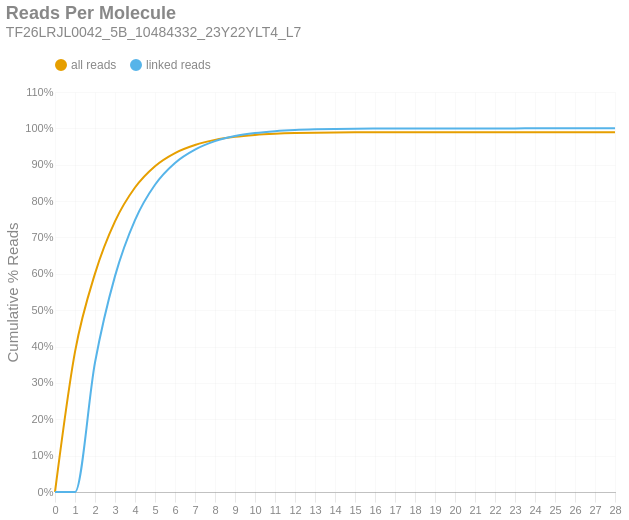

Notebook code for this chart:
### Markdown cell above
### Reads per Molecule
This chart shows the cumulative distribution of the number of reads per linked molecule. That is, how many alignments are associated with a unique molecule. This excludes the number of reads associated with invalid or absent linked-read barcodes. The `linked` histogram is the percentages recalculated when disregarding singletons.

### Code cell
if SKIPLR:
    print_html(f"Skipped")
else:
    counts = np.bincount(valids['reads'].cast(pl.Int64).to_numpy())
    weighted = counts * np.arange(len(counts))
    all_perc = weighted / n_reads
    linked_perc = weighted / n_linked_reads
    linked_perc[1] = 0
    binned_df = pl.DataFrame({
        'readsper': list(range(len(counts))),
        'all reads (cumsum)': np.cumsum(all_perc).tolist(),
        'linked reads (cumsum)': np.cumsum(linked_perc).tolist(),
    })

    with SafeRender(binned_df):
        (
            density_plot(binned_df, 'Reads Per Molecule', samplename, 'readspmol')
            .encode(
                x=alt.X('readsper:O', title=None).axis(labelAngle=0).scale(padding=0),
                y=alt.Y('value:Q', title='Cumulative % Reads').axis(format='%').stack(False),
                color=alt.Color("key:N").scale(domain=["all reads", "linked reads"]),
                tooltip=[
                    alt.Tooltip("key:N", title="Data Type"),
                    alt.Tooltip("readsper:O", title="Reads Per Molecule"),
                    alt.Tooltip("value:Q", format=".2%", title="% Reads (Cum.)")
                ]            
            )
        ).display()

### Figure 1 — Vega-Lite specification as saved in the notebook (floating-point values rounded to 4 significant figures)
{"width": "container", "height": 400, "config": {"title": {"anchor": "start", "dy": -15, "fontSize": 18, "color": "#888888", "subtitleColor": "#888888", "subtitleFontSize": 14}, "arc": {"fill": "#0072B2"}, "axis": {"domainColor": "#888888", "domainWidth": 0.5, "gridWidth": 0.2, "grid": false, "titleFontWeight": 400, "titleFontSize": 15, "labelFontSize": 11, "labelColor": "#888888", "tickColor": "#888888", "tickWidth": 0.2, "titleColor": "#888888"}, "axisBand": {"grid": false}, "axisX": {"grid": true, "tickSize": 10, "domainCap": "round"}, "axisY": {"domain": false, "grid": true, "tickSize": 0, "domainCap": "round"}, "background": "transparent", "header": {"labelFontSize": 15, "labelColor": "#888888", "titleFontSize": 15, "titleFontWeight": 600, "titleColor": "#888888"}, "legend": {"labelFont": "sans-serif", "labelFontSize": 12, "labelColor": "#888888", "symbolSize": 100, "symbolType": "circle", "titleFontSize": 12, "titlePadding": 10, "titleColor": "#888888", "title": null, "orient": "top"}, "range": {"category": ["#E69F00", "#56B4E9", "#009E73", "#F0E442", "#0072B2", "#D55E00", "#CC79A7", "#000000"], "diverging": ["#cfe8f3", "#a2d4ec", "#73bfe2", "#46abdb", "#1696d2", "#12719e"]}, "area": {"fill": "#0072B2", "fillOpacity": 0.7, "line": true, "strokeOpacity": 0.7}, "line": {"color": "#0072B2", "stroke": "#0072B2", "strokeWidth": 2}, "trail": {"color": "#0072B2", "stroke": "#0072B2", "strokeWidth": 0, "size": 1}, "point": {"filled": true, "fillOpacity": 1.0, "size": 95}, "text": {"color": "#888888", "fontSize": 11, "align": "right", "fontWeight": 400, "size": 11}, "bar": {"fill": "#0072B2", "stroke": null}, "view": {"stroke": null, "continuousWidth": 660, "continuousHeight": 400}}, "data": {"name": "data-491310a3cd71c178ed64a3461b8990b6"}, "mark": {"type": "line", "interpolate": "monotone", "point": {"opacity": 0, "size": 275}}, "encoding": {"color": {"field": "key", "scale": {"domain": ["all reads", "linked reads"]}, "type": "nominal"}, "tooltip": [{"field": "key", "title": "Data Type", "type": "nominal"}, {"field": "readsper", "title": "Reads Per Molecule", "type": "ordinal"}, {"field": "value", "format": ".2%", "title": "% Reads (Cum.)", "type": "quantitative"}], "x": {"axis": {"labelAngle": 0}, "field": "readsper", "scale": {"padding": 0}, "title": null, "type": "ordinal"}, "y": {"axis": {"format": "%"}, "field": "value", "stack": false, "title": "Cumulative % Reads", "type": "quantitative"}}, "params": [{"name": "param_c36ac31b6afebe62", "select": {"type": "point", "fields": ["key"]}, "bind": "legend"}], "title": {"text": "Reads Per Molecule", "subtitle": "TF26LRJL0042_5B_10484332_23Y22YLT4_L7"}, "transform": [{"fold": ["all reads (cumsum)", "linked reads (cumsum)"]}, {"calculate": "replace(datum.key, ' (cumsum)', '')", "as": "key"}, {"filter": {"param": "param_c36ac31b6afebe62"}}], "usermeta": {"embedOptions": {"downloadFileName": "TF26LRJL0042_5B_10484332_23Y22YLT4_L7.readspmol"}}, "$schema": "https://vega.github.io/schema/vega-lite/v6.4.1.json", "datasets": {"data-491310a3cd71c178ed64a3461b8990b6": [{"readsper": 0, "all reads (cumsum)": 0.0, "linked reads (cumsum)": 0.0}, {"readsper": 1, "all reads (cumsum)": 0.3854, "linked reads (cumsum)": 0.0}, {"readsper": 2, "all reads (cumsum)": 0.6005, "linked reads (cumsum)": 0.356}, {"readsper": 3, "all reads (cumsum)": 0.7441, "linked reads (cumsum)": 0.5937}, {"readsper": 4, "all reads (cumsum)": 0.8373, "linked reads (cumsum)": 0.7479}, {"readsper": 5, "all reads (cumsum)": 0.896, "linked reads (cumsum)": 0.845}, {"readsper": 6, "all reads (cumsum)": 0.9322, "linked reads (cumsum)": 0.905}, {"readsper": 7, "all reads (cumsum)": 0.9544, "linked reads (cumsum)": 0.9416}, {"readsper": 8, "all reads (cumsum)": 0.9684, "linked reads (cumsum)": 0.9648}, {"readsper": 9, "all reads (cumsum)": 0.9769, "linked reads (cumsum)": 0.979}, {"readsper": 10, "all reads (cumsum)": 0.9819, "linked reads (cumsum)": 0.9872}, {"readsper": 11, "all reads (cumsum)": 0.985, "linked reads (cumsum)": 0.9923}, {"readsper": 12, "all reads (cumsum)": 0.9869, "linked reads (cumsum)": 0.9955}, {"readsper": 13, "all reads (cumsum)": 0.988, "linked reads (cumsum)": 0.9973}, {"readsper": 14, "all reads (cumsum)": 0.9887, "linked reads (cumsum)": 0.9984}, {"readsper": 15, "all reads (cumsum)": 0.9891, "linked reads (cumsum)": 0.9991}, {"readsper": 16, "all reads (cumsum)": 0.9893, "linked reads (cumsum)": 0.9994}, {"readsper": 17, "all reads (cumsum)": 0.9895, "linked reads (cumsum)": 0.9997}, {"readsper": 18, "all reads (cumsum)": 0.9895, "linked reads (cumsum)": 0.9998}, {"readsper": 19, "all reads (cumsum)": 0.9896, "linked reads (cumsum)": 0.9999}, {"readsper": 20, "all reads (cumsum)": 0.9896, "linked reads (cumsum)": 0.9999}, {"readsper": 21, "all reads (cumsum)": 0.9896, "linked reads (cumsum)": 0.9999}, {"readsper": 22, "all reads (cumsum)": 0.9896, "linked reads (cumsum)": 1.0}, {"readsper": 23, "all reads (cumsum)": 0.9896, "linked reads (cumsum)": 1.0}, {"readsper": 24, "all reads (cumsum)": 0.9896, "linked reads (cumsum)": 1.0}, {"readsper": 25, "all reads (cumsum)": 0.9896, "linked reads (cumsum)": 1.0}, {"readsper": 26, "all reads (cumsum)": 0.9896, "linked reads (cumsum)": 1.0}, {"readsper": 27, "all reads (cumsum)": 0.9896, "linked reads (cumsum)": 1.0}, {"readsper": 28, "all reads (cumsum)": 0.9896, "linked reads (cumsum)": 1.0}]}}
